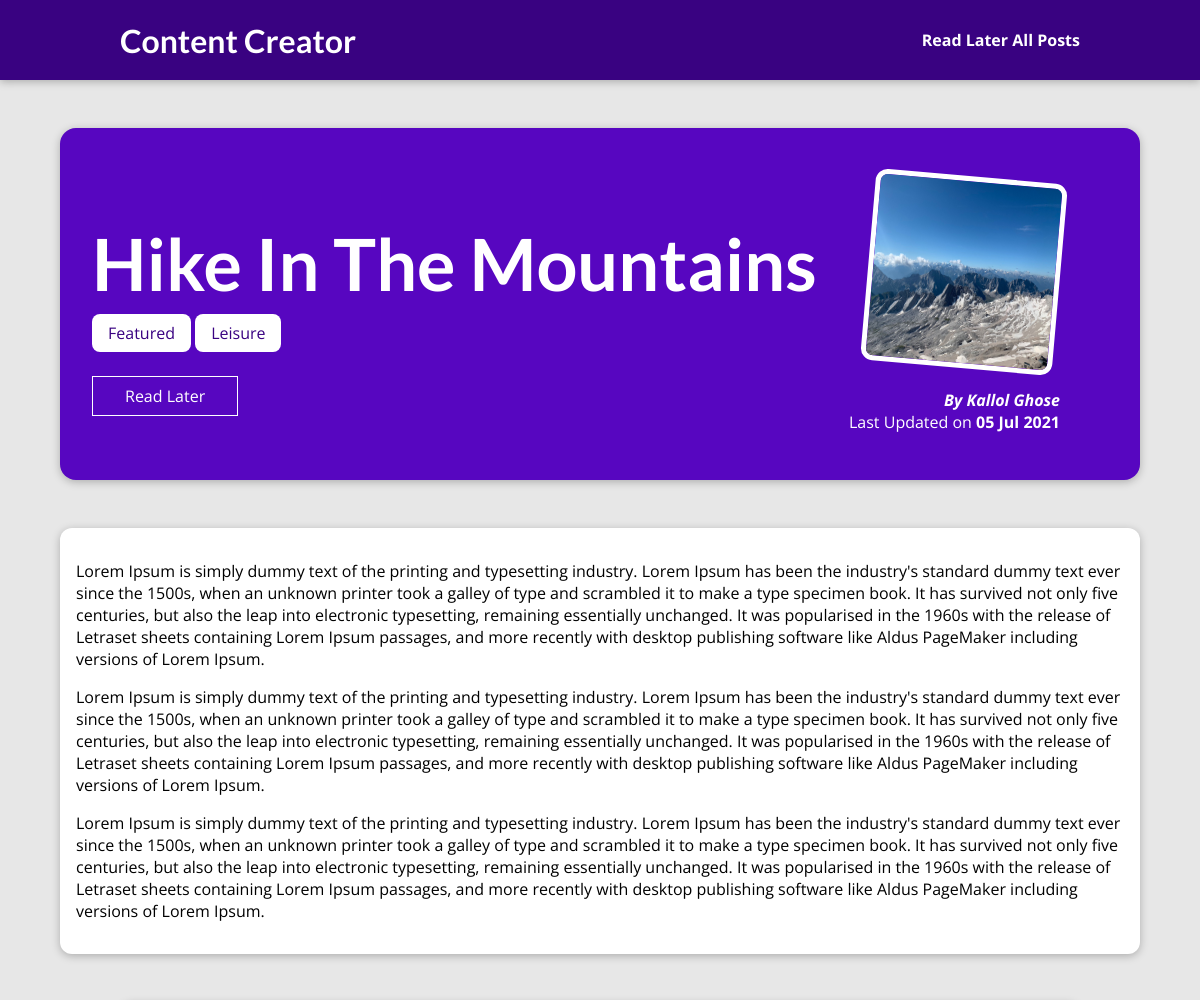
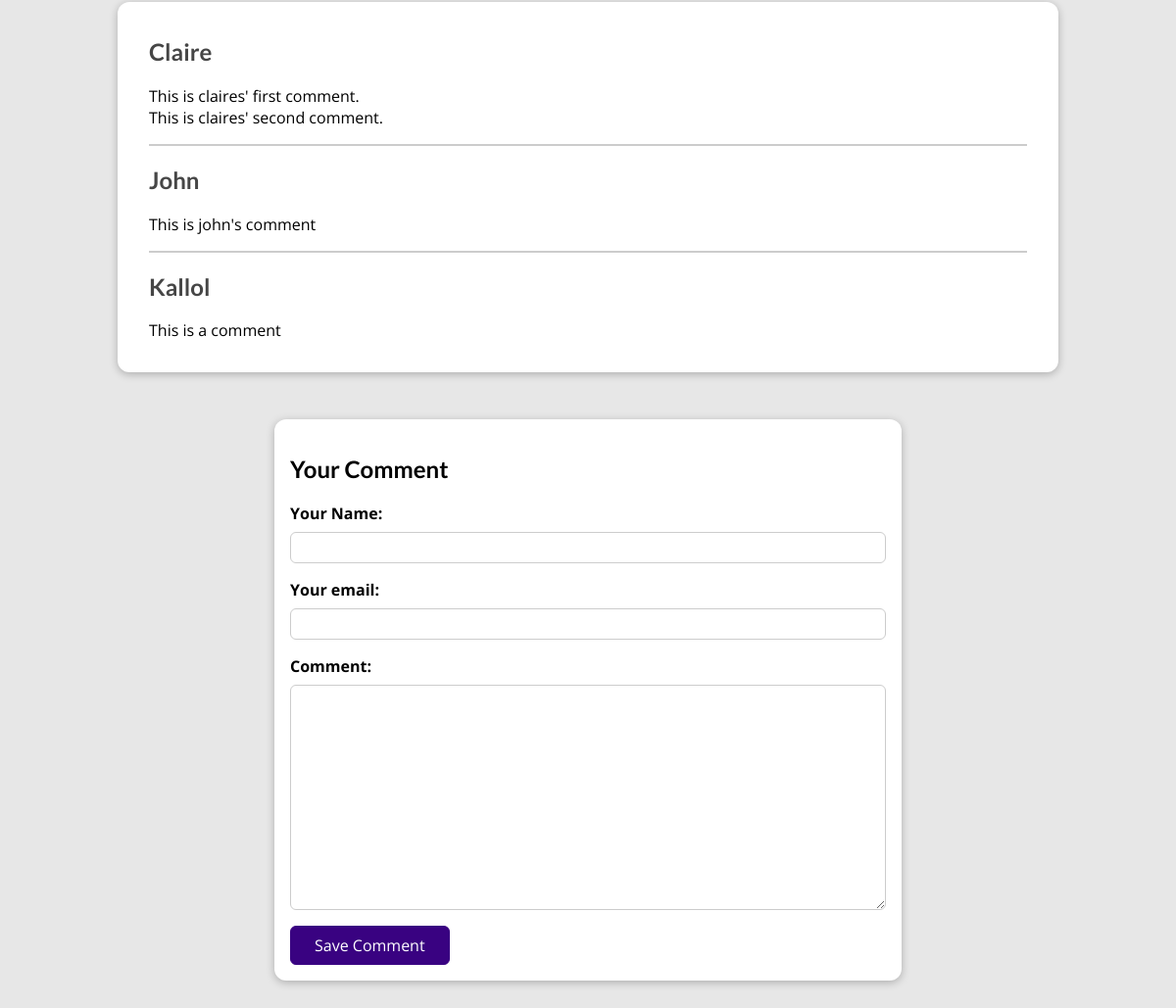
The page /posts/hike-in-the-mountains on the database its author committed (2 pictures, top to bottom).
### blog/models.py (models this page shows, shortened)
class Post(models.Model):
    title = models.CharField(max_length=200)
    summary = models.CharField(max_length=300)
    image = models.CharField(max_length=100)
    date = models.DateField(auto_now=True)
    content = models.TextField(validators=[MinLengthValidator(50)])
    slug = models.SlugField(db_index=True, unique=True)
    author = models.ForeignKey(Author, on_delete=models.SET_NULL, null=True, related_name="posts")
    tags = models.ManyToManyField(Tag)

class Tag(models.Model):
    caption = models.CharField(max_length=50)

class Author(models.Model):
    first_name = models.CharField(max_length=100)
    last_name = models.CharField(max_length=100)
    email_address = models.EmailField()
    def __str__(self):
        return "{} {}".format(self.first_name, self.last_name)

class Comment(models.Model):
    user_name = models.CharField(max_length=100)
    user_email = models.EmailField()
    text = models.TextField(max_length=500)
    post = models.ForeignKey(Post, on_delete=models.CASCADE, related_name="comments")

### blog/views.py (the view, shortened to what this page needs)
# urls.py: path("posts/<slug:slug>", views.SinglePostView.as_view(), name="selected-post"),
class SinglePostView(View):
    def is_read_later(self, request, post_id):
        stored_post_ids = request.session.get("stored_posts")
        if stored_post_ids is not None:
            return post_id in stored_post_ids
        return False
    def get(self, request, slug):
        post = Post.objects.get(slug=slug)
        comment_form = CommentForm()
        print(self.is_read_later(request, post.id))
        return render(request, "blog/post_detail.html", {
            "post": post,
            "post_tags": post.tags.all(),
            "comments": post.comments.all().order_by("-id"),
            "comment_form": comment_form,
            "is_read_for_later": self.is_read_later(request, post.id)
        })

### blog/forms.py
class CommentForm(ModelForm):
    class Meta:
        model = Comment
        exclude = ["post"]
        labels = {
            "user_name": "Your Name",
            "user_email": "Your email",
            "text": "Comment"
        }

### blog/templates/blog/post_detail.html (shortened to what this page needs)
{% extends 'base.html' %}
{% load static %}
{% block css_files %}
<link rel="stylesheet" href="{% static 'blog/post_detail.css' %}" />
{% endblock %}
{% block content %}
<section id="summary">
<h2>{{ post.title|title }}</h2>
<p>
    {% for tag in post_tags %}
        <span class='tag'>{{ tag.caption }}</span>
    {% endfor %}
</p>
<div id="read-later">
    <form method="POST" action={% url 'read-later' %}>
        <button>
        {% if not is_read_for_later %}
            Read Later
        {% else %}
            Remove from "Read Later" List
        {% endif %}
        </button>
    </form>
</div>
<article>
    <img src="{% static 'blog/images/'|add:post.image %}" alt=""/>
    <address>By <a href="mailto:{{ post.author.email_address }}">{{ post.author }}</a></address>
    <div>
        Last Updated on <time>{{ post.date|date:"d M Y" }}</time>
    </div>
</article>
</section>
<main>
    {{ post.content|linebreaks }}
</main>
<section id="comments">
    <ul>
    {% for comment in comments %}
    <li>
        <h2>{{ comment.user_name }}</h2>
        <p>{{ comment.text|linebreaks }}</p>
    </li>
    {% endfor %}
    </ul>
</section>
<section id="comment-form">
    <h2>Your Comment</h2>
    <form method="POST" action="{% url 'selected-post' post.slug %}">
        {% for fields in comment_form %}
         <div class="form-control {% if fields.errors %}invalid{% endif %}">
            {{ fields.label_tag }}
            {{ fields }}
        </div>
        {% endfor %}
        <button>Save Comment</button>
    </form>
</section>
{% endblock %}

### templates/base.html (shortened to what this page needs)
{% load static %}
<!DOCTYPE html>
<html lang="en">
<head>
    <link rel="stylesheet" href="{% static 'app.css' %}"/>
    {% block css_files %}{% endblock css_files %}
</head>
<body>
<header id="main-navigation">
    <h1><a href="{% url 'starting-page' %}">Content Creator</a></h1>
    <nav>
        <a href="{% url 'read-later' %}">Read Later</a>
        <a href="{% url 'all-posts' %}">All Posts</a>
    </nav>
</header>
{% block content %}
{% endblock content %}
</body>
</html>

### static/app.css (style rules this page uses)
* { box-sizing: border-box; }
html { font-family: 'Open Sans', 'Lato', sans-serif; }
body { margin: 0; }
h1, h2, h3 { font-family: 'Lato', sans-serif; font-weight: bold; }
#main-navigation { width: 100%; height: 5rem; display: flex; justify-content: space-between; align-items: center; padding: 0 10%; position: absolute; top: 0; left: 0; }
#main-navigation a { text-decoration: none; color: white; font-weight: bold; }

### blog/static/blog/post_detail.css (style rules this page uses)
body { background-color: #e7e7e7; }
#main-navigation { background-color: #390281; box-shadow: 0 2px 8px rgba(0, 0, 0, 0.25); }
#summary { margin: 8rem auto 3rem auto; padding: 2rem; width: 90%; max-width: 90rem; border-radius: 16px; background-color: #5706c0; position: relative; box-shadow: 0 2px 8px rgba(0, 0, 0, 0.25); height: 22rem; }
#summary h2 { color: white; font-size: 4.5rem; margin-bottom: 0.25rem; }
#summary article { position: absolute; top: 2rem; right: 3rem; padding: 1rem 2rem; border-radius: 12px; text-align: right; color: white; }
#summary article img { width: 12rem; height: 12rem; border-radius: 12px; transform: rotateZ(5deg); border: 5px solid white; margin-bottom: 1rem; }
#summary address { font-weight: bold; }
#summary a { color: white; text-decoration: none; }
#summary time { font-weight: bold; }
#read-later { margin: 2rem 0; }
#read-later button { background-color: transparent; border: 1px solid white; padding: 0.5rem 2rem; font: inherit; color: white; cursor: pointer; }
main { width: 90%; max-width: 90rem; margin: 3rem auto; background-color: white; padding: 1rem; border-radius: 12px; box-shadow: 0 2px 8px rgba(0, 0, 0, 0.25); }
.tag { background-color: white; color: #390281; padding: 0.5rem 1rem; border-radius: 8px; }
#comment-form { margin: 3rem auto; width: 90%; max-width: 40rem; border-radius: 12px; background-color: white; box-shadow: 0 2px 8px rgba(0, 0, 0, 0.25); padding: 1rem; }
#comment-form button { font: inherit; background-color: #390281; color: white; border: 1px solid #390281; padding: 0.5rem 1.5rem; border-radius: 6px; cursor: pointer; }
.form-control { margin-bottom: 1rem; }
.form-control label { font-weight: bold; margin-bottom: 0.5rem; display: block; }
.form-control input, .form-control textarea { display: block; width: 100%; font: inherit; padding: 0.25rem; border-radius: 6px; border: 1px solid #ccc; }
#comments { margin: 3rem auto; width: 90%; max-width: 60rem; border-radius: 12px; background-color: white; box-shadow: 0 2px 8px rgba(0, 0, 0, 0.25); padding: 1rem 2rem; }
#comments ul { list-style: none; margin: 0; padding: 0; }
#comments li { margin-bottom: 1rem; border-bottom: 2px solid #ccc; }
#comments li:last-of-type { border-bottom: none; }
#comments h2 { color: #464646; }

### rows shown on the page
Post: title "Hike In The Mountains", image (picture), author "Kallol Ghose", date "05 Jul 2021", content "Lorem Ipsum is simply dummy text of the printing and typesetting industry. Lorem Ipsum has been the industry's standard dummy text ever since the 1500s, when an unknown printer took a galley of type and scrambled it to make a type specimen book. It has survived not only five centuries, but also the leap into electronic typesetting, remaining essentially unchanged. It was popularised in the 1960s with the release of Letraset sheets containing Lorem Ipsum passages, and more recently with desktop publishing software like Aldus PageMaker including versions of Lorem Ipsum. Lorem Ipsum is simply dummy text of the printing and typesetting industry. Lorem Ipsum has been the industry's standard…"
Tag: caption "Featured"
Tag: caption "Leisure"
Comment: user_name "Claire", text "This is claires' first comment. This is claires' second comment."
Comment: user_name "John", text "This is john's comment"
Comment: user_name "Kallol", text "This is a comment"

### other values the page prints
{{ fields.label_tag }} "Your Name:" "Your email:" "Comment:"
